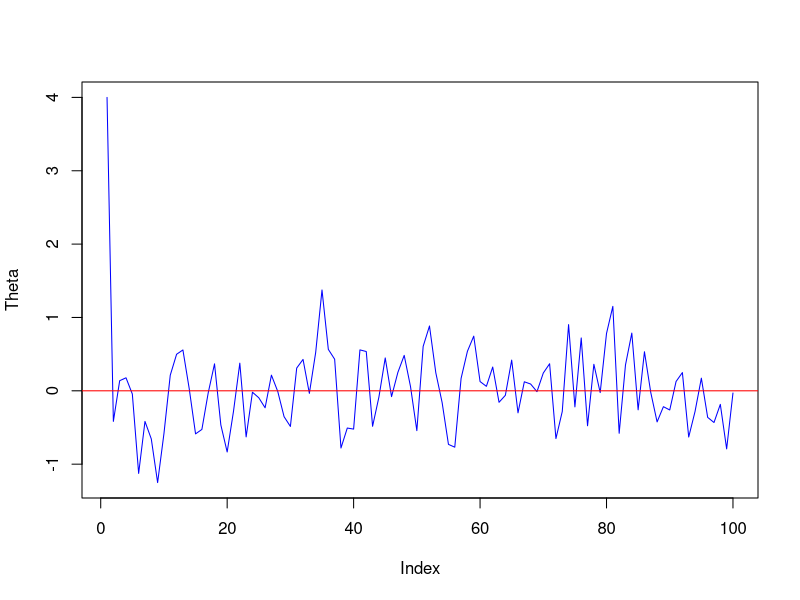
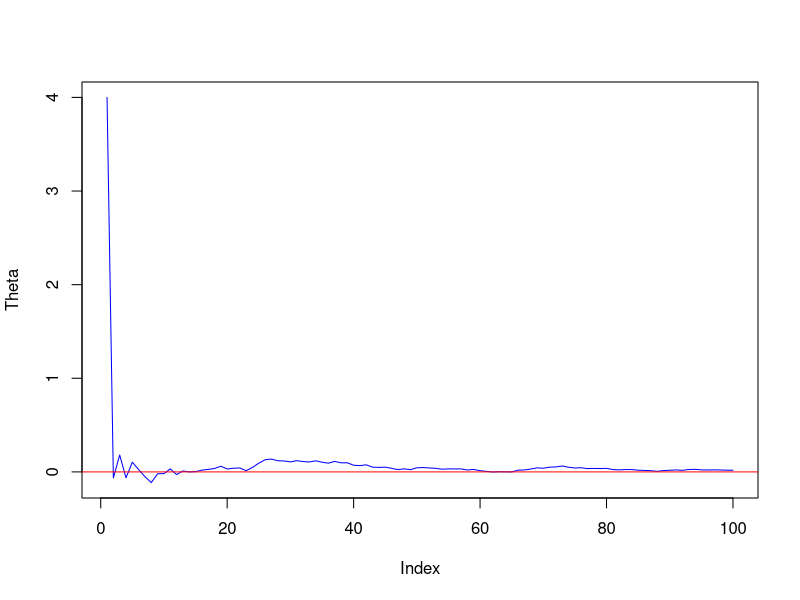
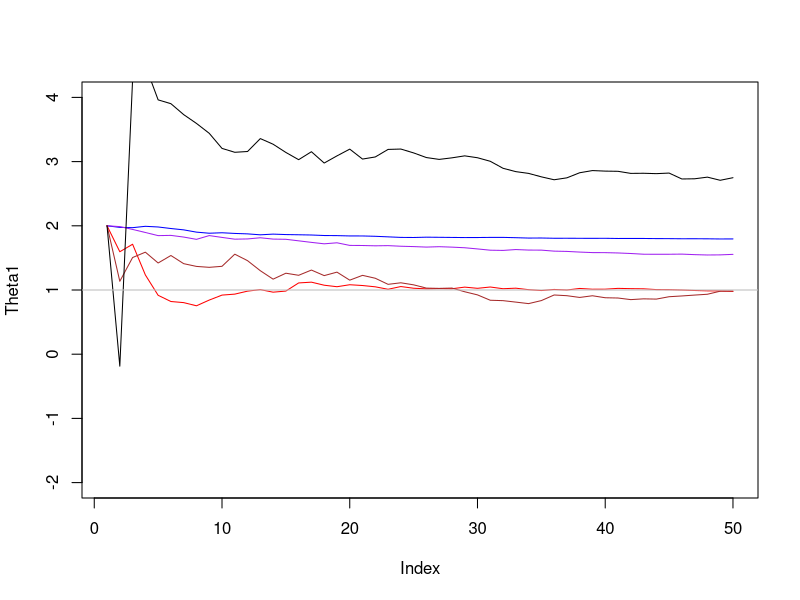
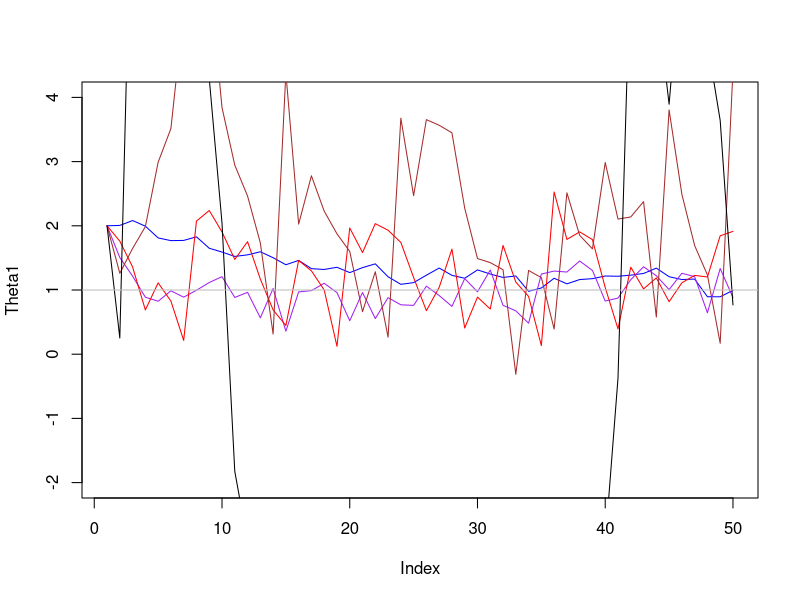
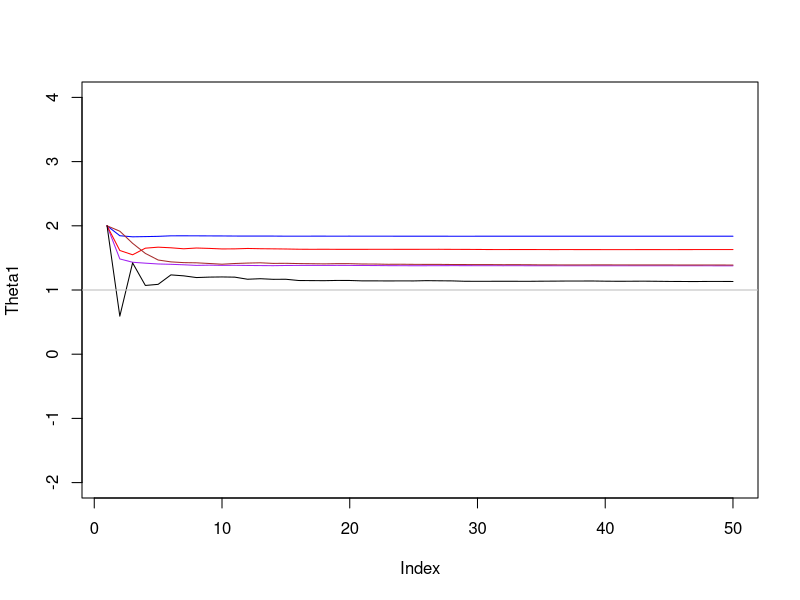
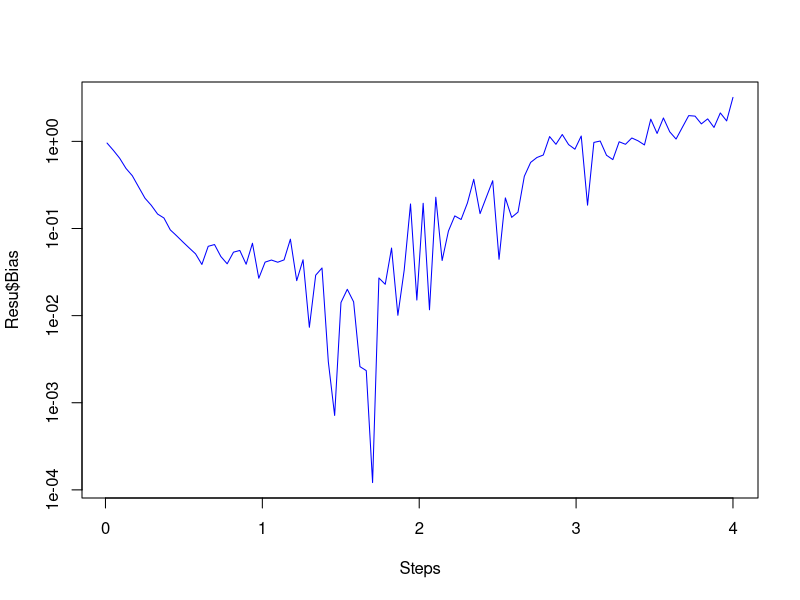
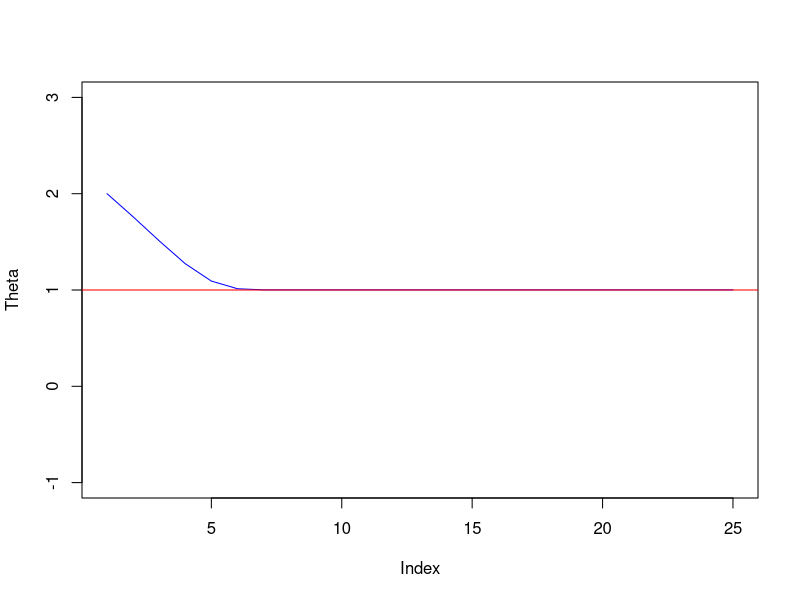
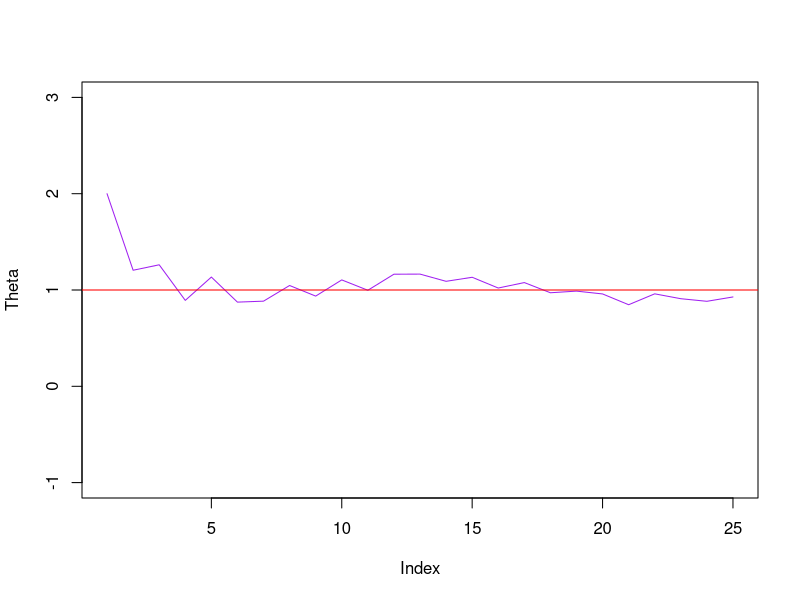

Here is the R script that generated these plots, in order:
## ---- chunk 1
knitr::opts_chunk$set(echo = TRUE)
## ---- chunk 2
set.seed(123456)
## ---- chunk 3
G <- function(theta) {2*theta + rnorm(1, mean=0, sd=1)}
a <- 0.5
Theta <- vector(length=100)
Theta[1] <- 4
for(n in 1:99) {
  Theta[n+1] <- Theta[n] - a * G(Theta[n])
}
plot(Theta, type="l", col="blue")
abline(h=0, col="red")
## ---- chunk 4
# votre réponse en commentaire ici
# votre réponse en commentaire ici
# votre réponse en commentaire ici
## ---- chunk 5
# On s'attend à ce que la descente de gradient trouve le minimum theta=0
# Or, la suite semble osciller autour de cette valeur
# En effet, à chaque étape on ajoute un bruit de variance constante
# Le bruit ne se réduit jamais
# C'est une illustration du phénomène "noise ball" vu en cours
## ---- chunk 6
G <- function(theta) {2*theta + rnorm(1, mean=0, sd=1)}
a <- 0.5
Theta <- vector(length=100)
Theta[1] <- 4
for(n in 1:99) {
  Theta[n+1] <- Theta[n] - a/n * G(Theta[n])
}
plot(Theta, type="l", col="blue")
abline(h=0, col="red")
## ---- chunk 7
# votre réponse en commentaire ici
# votre réponse en commentaire ici
# votre réponse en commentaire ici
## ---- chunk 8
# On s'attend à ce que la descente de gradient trouve le minimum theta=0
# Or, la suite semble bien converger vers cette valeur
# A chaque étape, on ajoute un bruit dont la variance decroit
# La preuve formelle de la convergence est donnée dans le cours

# On peut imaginer faire de très nombreux essais dans une situation réelle.
# Si les calculs sont coûteux, on peut perdre beaucoup de temps!
# En conclusion, on gagne beaucoup de temps avec un peu de théorie...
## ---- chunk 9
# Votre code ici.
## ---- chunk 10
# votre code ici
## ---- chunk 11

#G <- function(theta) { -sin(theta) + 2*theta/10 + rnorm(1, mean=0, sd=1) }

G <- function(theta) { 4*(theta^2-1)/((1+theta^2)^2) + rnorm(1, mean=0, sd=1) }

RobbinsMonro <- function(thetainit, a, alpha, nmax=50) {
  Theta <- vector(length = nmax)
  Theta[1] <- thetainit
  for(n in 1:(nmax-1)) {
    Theta[n+1] = Theta[n] - a/(n^alpha) * G(Theta[n])
  }
  return(Theta)
}
## ---- chunk 12
# votre code ici
## ---- chunk 13

#constantes pour tracés et essais
mu <- 1             # valeur cible
thetainit <- 2      # valeur de départ de la suite
range_y <- c(-2,4)  # zone de tracé des ordonnées

Theta1 <- RobbinsMonro(thetainit, 0.1,  alpha=1)
Theta2 <- RobbinsMonro(thetainit, 0.25, alpha=1)
Theta3 <- RobbinsMonro(thetainit, 0.5,  alpha=1)
Theta4 <- RobbinsMonro(thetainit, 1,    alpha=1)
Theta5 <- RobbinsMonro(thetainit, 2, 1)

plot(Theta1, type='l', col='blue', ylim=range_y)
lines(Theta2, col='purple')
lines(Theta3, col='red')
lines(Theta4, col='brown')
lines(Theta5, col='black')
abline(h = mu, col="gray")

# les séries semblent se rapprocher peu à peu de la cible
# pour a=0.5 (en rouge), avec seed=123456, la convergence semble plus rapide
# cela peut s'expliquer en théorie (cf. cours)
# mais d'autres seeds conduisent à des résultats visuels différents
# il faut bien imaginer dans une situation pratique l'impact du choix de a...

## ---- chunk 14
# votre code ici
## ---- chunk 15
Theta1 <- RobbinsMonro(thetainit, 0.1,  alpha=0)
Theta2 <- RobbinsMonro(thetainit, 0.25, alpha=0)
Theta3 <- RobbinsMonro(thetainit, 0.5,  alpha=0)
Theta4 <- RobbinsMonro(thetainit, 1,    alpha=0)
Theta5 <- RobbinsMonro(thetainit, 2,    alpha=0)

plot(Theta1, type='l', col='blue', ylim=range_y)
lines(Theta2, col='purple')
lines(Theta3, col='red')
lines(Theta4, col='brown')
lines(Theta5, col='black')
abline(h = mu, col="gray")

# on observe bien une oscillation autour de la bonne valeur. En effet, avec des pas constants, le bruit n'est jamais réduit, il demeure à chaque itération.
## ---- chunk 16
# votre code ici
## ---- chunk 17
Theta1 <- RobbinsMonro(thetainit, 0.1,  alpha=2)
Theta2 <- RobbinsMonro(thetainit, 0.25, alpha=2)
Theta3 <- RobbinsMonro(thetainit, 0.5,  alpha=2)
Theta4 <- RobbinsMonro(thetainit, 1,    alpha=2)
Theta5 <- RobbinsMonro(thetainit, 2,    alpha=2)

plot(Theta1, type='l', col='blue', ylim=range_y)
lines(Theta2, col='purple')
lines(Theta3, col='red')
lines(Theta4, col='brown')
lines(Theta5, col='black')
abline(h = mu, col="gray")

# si les pas décroissent trop vite, la suite s'essoufle loin du minimiseur. Cf. cours.
## ---- chunk 18



# votre code ici
## ---- chunk 19
# Remind arguments: RobbinsMonro <- function(thetainit, a, alpha=1, nmax=50) 
# Try over nsimu iterations, and collect the last proposal at each iteration
# we plot here only bias for instance

SeveralRobbinsMonro <- function(thetainit, a, alpha=1, nmax=50, nsimu=100) {
    Result <- vector(length=nsimu)
    for(i in seq(from=1, to=nsimu)) {
      Theta <- RobbinsMonro(thetainit, a, alpha, nmax)
      Result[i] <- Theta[length(Theta)] #last value of the vector
  }
  return(Result)
}

RobbinsMonroForVaryingStepSize <- function(thetainit, Steps, alpha=1, nmax=50, nsimu=100) {
  nbSteps <- length(Steps)
  trueTarget <- mu
  Bias <- vector(length=nbSteps)
  Variance <- vector(length=nbSteps)
  for(i in seq(from=1, to=nbSteps)) {
    Resu <- SeveralRobbinsMonro(thetainit, Steps[i], alpha, nmax, nsimu) 
    Bias[i] <- (mean(Resu)-trueTarget)^2
    Variance[i] <- var(Resu)
  }
  return(list(Bias=Bias, Variance=Variance))
}

Steps <- seq(from=0.01, to=4, length.out=100)
Resu <- RobbinsMonroForVaryingStepSize(thetainit=2, Steps=Steps, alpha=1, nmax=50, nsimu=500)
MSE <-Resu$Bias+Resu$Variance 
plot(Steps, Resu$Bias, type='l', col='blue',log = 'y')

# A compléter avec compromis biais variance, notamment si alpha varie
# donne une idée d'un pas adapté pour nmax pas (différent pas optimal asymptotique)
# difficile de conclure dans la zone très erratiques, requiert plus d'essais

## ---- chunk 20
# vos réponses ici
## ---- chunk 21
# pour l"évaluation de la différence finie, il faut se doter d'un second pas
# nous le noterons c
# en l'absence de bruit, on peut le prendre très petit
# car la fonction est évaluée de façon exacte, aux minuscules erreurs numériques près

f <- function(theta) { 
  (2*theta^2-4*theta+2)/(theta^2+1) 
}

nmax <- 25
a <- 0.5
c <- 0.05
Theta <- vector(length = nmax)
Theta[1] <- 2
  for(n in seq(1, nmax-1)) {
    Theta[n+1] = Theta[n] - a * (f(Theta[n]+c)-f(Theta[n]-c))/(2*c)
  }

plot(Theta, type='l', col='blue', ylim=c(-1,3))
abline(h=1, col="red")
## ---- chunk 22
# vos réponses ici
## ---- chunk 23
set.seed(123456)

F <- function(theta) { 
  (2*theta^2-4*theta+2)/(theta^2+1)  + rnorm(n=1, mean=0, sd=0.1)
}

nmax <- 25
a <- 0.5
c <- 0.05
Theta <- vector(length = nmax)
Theta[1] <- 2
  for(n in seq(1, nmax-1)) {
    cn = c/n^(1/4)
    Theta[n+1] = Theta[n] - a/n * (F(Theta[n]+cn)-F(Theta[n]-cn))/(2*cn)
  }

plot(Theta, type='l', col='purple', ylim=c(-1,3))
abline(h=1, col="red")

# Les principales questions qui se posent sont
# le choix du pas a et de sa décroissance
# le choix du pas c et de sa décroissance

# on constate aisément que pour des pas constants, ou décroissant trop doucement,
# ça ne marche ... pas du tout!
